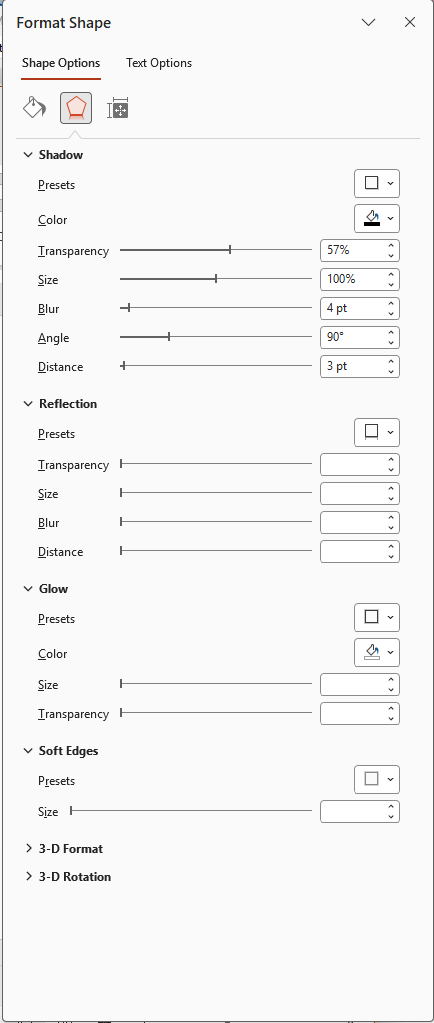
#> input picture properties/ShapeOptions - Effects.png, 434 x 1023 px
$ python -i accuracy.py   (imports and definitions only)   (older library calls are emulated)
#> lines starting #> are read from the running program, lines starting #| are printed output that depends on the picture
"""
accuracy.py

Measure how well an extracted PictoSync annotation set matches the original
image it was extracted from, with NO human-labelled ground truth. The source
image itself is the reference: a good extraction puts its shape outlines on the
image's real edges and gives each shape the colour that actually sits under it.

The measure is deliberately *decomposed and signed* so a future optimiser can do
gradient descent on it:

  * Four component scores -- ``rect``, ``line``, ``text``, ``color`` -- each with
    an absolute error in ``[0, 1]`` (0 = perfect) AND a *direction*: the signed
    nudge that would reduce that error. For geometry that direction is a pixel
    vector ``(dx, dy)`` (and per shape), pointing the way the shape should move
    to land on the nearest real edge; for colour it is a signed RGB delta; for
    text it is a signed count delta (negative = text is missing).
  * One ``composite`` accuracy in ``[0, 1]`` (higher = better), the
    weight-averaged complement of the component errors over whatever components
    could be measured (text is skipped if the Tesseract binary is absent).

How geometry is scored (no ground truth needed): the original image is reduced
to a Canny edge map; its distance transform ``dt`` gives, at every pixel, the
distance to the nearest real edge. Each predicted shape outline is rasterised;
the mean of ``dt`` under that outline is the shape's chamfer error (how far it
floats off real structure), and ``-grad(dt)`` averaged under the outline is the
direction to move it back onto structure. Colour is the mean original pixel
under each shape's (rotated) fill mask versus the declared fill colour.

Run standalone:
    python accuracy.py <result.json> <image.png> [--overlay out.png]
"""

from __future__ import annotations

import json
import math
import sys
from dataclasses import dataclass, field
from typing import Any, Dict, List, Optional, Sequence, Tuple

import numpy as np

try:  # OpenCV is a project dependency; guard anyway for a clearer message.
    import cv2
except Exception as _exc:  # pragma: no cover - import guard
    raise ImportError(
        "accuracy.py needs OpenCV (opencv-python). pip install opencv-python"
    ) from _exc

from PIL import Image

_BOX_KINDS = {"rect", "roundedrect", "ellipse", "hexagon", "cylinder",
              "blockarrow", "polygon", "text"}

# Default component weights (renormalised over whatever is actually measured).
_DEFAULT_WEIGHTS = {"rect": 0.35, "line": 0.25, "text": 0.20, "color": 0.20}


# --------------------------------------------------------------------------- #
# Result types
# --------------------------------------------------------------------------- #
@dataclass
class ComponentScore:
    """One accuracy dimension.

    Attributes:
        name: "rect" | "line" | "text" | "color".
        error: Absolute error in [0, 1] (0 = perfect, 1 = worst).
        accuracy: ``1 - error`` for convenience.
        direction: Signed "which way to improve" hint. A ``(dx, dy)`` pixel
            vector for geometry, an ``(dr, dg, db)`` tuple for colour, a single
            signed number for text (count delta). Empty when not applicable.
        n: How many items fed this score.
        available: False when the dimension could not be measured (e.g. no OCR).
        detail: Free-form extras (per-shape nudges, counts, notes).
    """
    name: str
    error: float = 0.0
    accuracy: float = 1.0
    direction: Tuple[float, ...] = ()
    n: int = 0
    available: bool = True
    detail: Dict[str, Any] = field(default_factory=dict)


@dataclass
class AccuracyReport:
    """Full comparison of one extraction against its source image."""
    composite: float
    components: Dict[str, ComponentScore]
    image_size: Tuple[int, int]
    weights: Dict[str, float]
    notes: List[str] = field(default_factory=list)

    # [116 lines left out: functions summary, to_dict, _num, _rotated_box_corners, _shape_polygon, _line_points and 1 more, not called in this run]


# --------------------------------------------------------------------------- #
# Core measurement
# --------------------------------------------------------------------------- #
def _edge_distance_field(gray: np.ndarray) -> Tuple[np.ndarray, np.ndarray, np.ndarray, np.ndarray]:
    """Canny edges + distance transform and its gradient.

    Returns:
        ``(edges, dt, gx, gy)`` where ``dt[p]`` is the distance from pixel *p*
        to the nearest edge, and ``(gx, gy) = grad(dt)`` points *away* from the
        nearest edge (so ``-(gx, gy)`` points toward it).
    """
    # Auto thresholds from the median (robust across drawings/photos).
    med = float(np.median(gray))
#> med = 250
    lo = int(max(0, 0.66 * med))
#> lo = 165
    hi = int(min(255, 1.33 * med))
#> hi = 255
    if hi <= lo:
        lo, hi = 50, 150
    edges = cv2.Canny(gray, lo, hi)
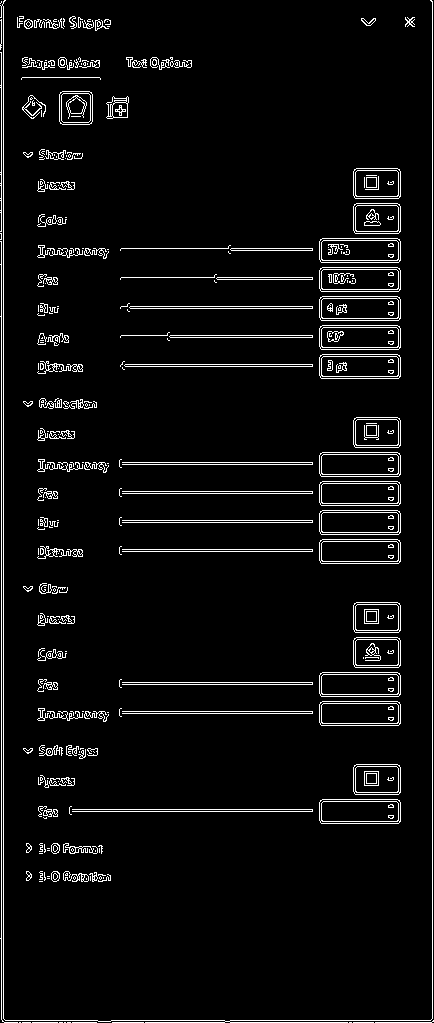
#> edges: shape (1023, 434); 5.1% white in thin lines or dots
    inv = np.where(edges > 0, 0, 255).astype(np.uint8)
#> inv: shape (1023, 434); 94.9% white; black in thin lines or dots
    dt = cv2.distanceTransform(inv, cv2.DIST_L2, 3).astype(np.float32)
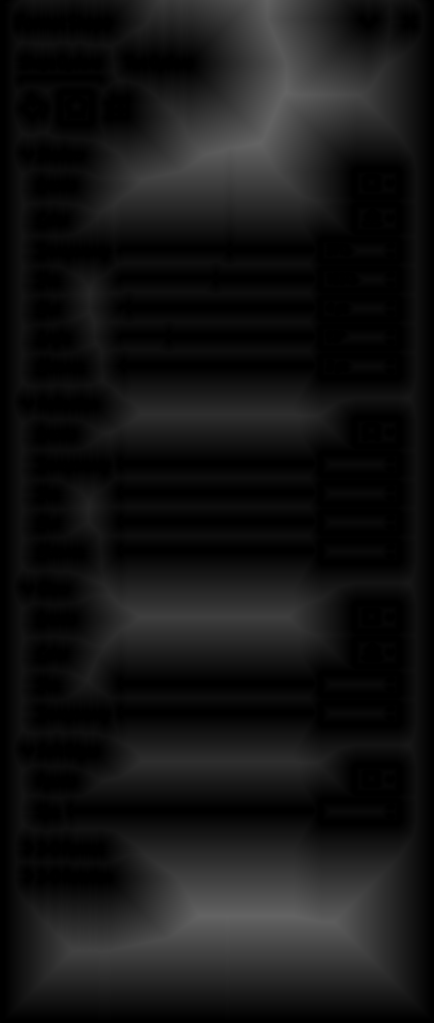
#> dt: shape (1023, 434) float32; min 0, max 101.5, mean 21
    gx = cv2.Sobel(dt, cv2.CV_32F, 1, 0, ksize=3)
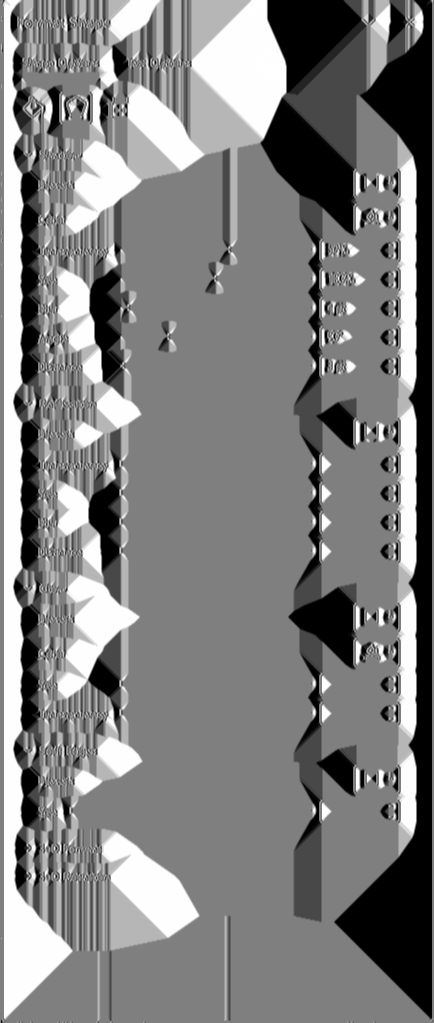
#> gx: shape (1023, 434) float32; min -7.64, max 7.64, mean 8.59e-05; drawn with min black and max white
    gy = cv2.Sobel(dt, cv2.CV_32F, 0, 1, ksize=3)
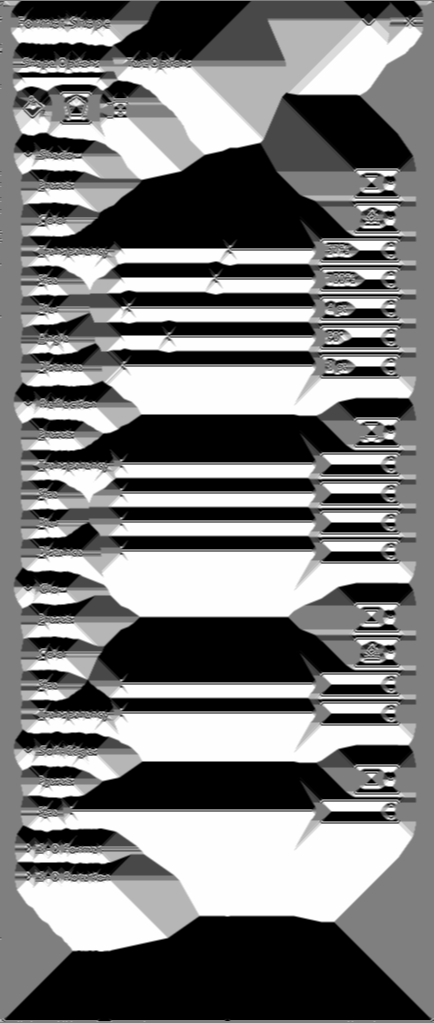
#> gy: shape (1023, 434) float32; min -7.64, max 7.64, mean -0.298; drawn with min black and max white
    return edges, dt, gx, gy


# [297 lines left out: functions _score_mask, _geometry_component, _color_component, _predicted_texts, _text_component, _make_overlay and 3 more, not called in this run]


# [2 lines not run here, left out]

>>> import cv2
>>> picture = cv2.imread('properties/ShapeOptions - Effects.png', cv2.IMREAD_GRAYSCALE)
>>> result = _edge_distance_field(picture)

$ run again, on properties/TextOptions - TextFill&Outline.png
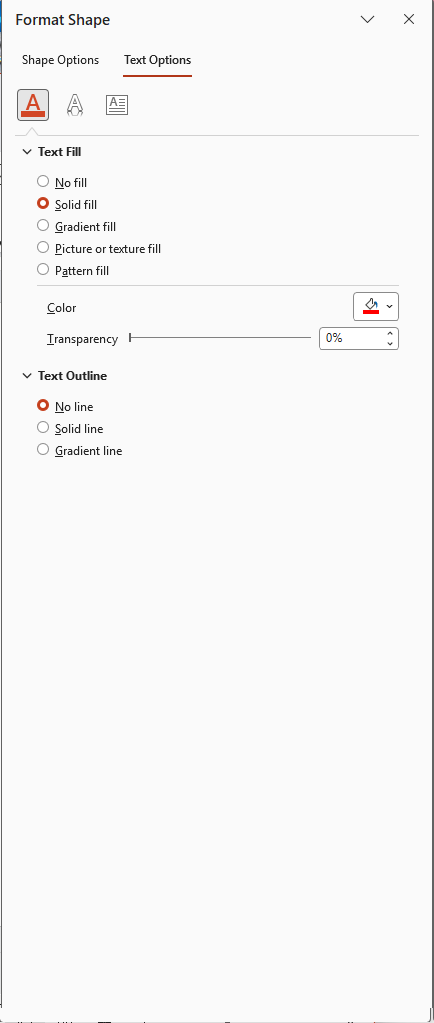
#> input picture properties/TextOptions - TextFill&Outline.png, 434 x 1023 px
#> med = 250
#> lo = 165
#> hi = 255
#> in _edge_distance_field, `edges = cv2.Canny(gray, lo, hi)`:
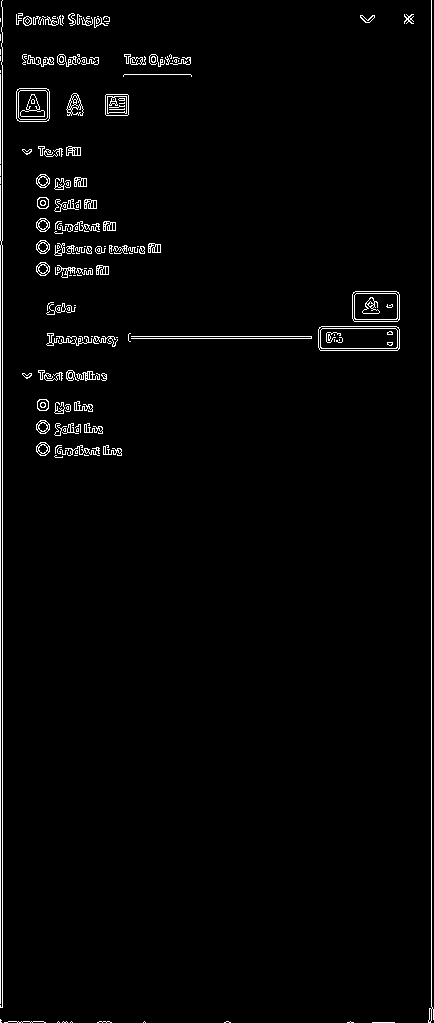
#> edges: shape (1023, 434); 2.2% white in thin lines or dots
#> inv: shape (1023, 434); 97.8% white; black in thin lines or dots
#> in _edge_distance_field, `gy = cv2.Sobel(dt, cv2.CV_32F, 0, 1, ksize=3)`:
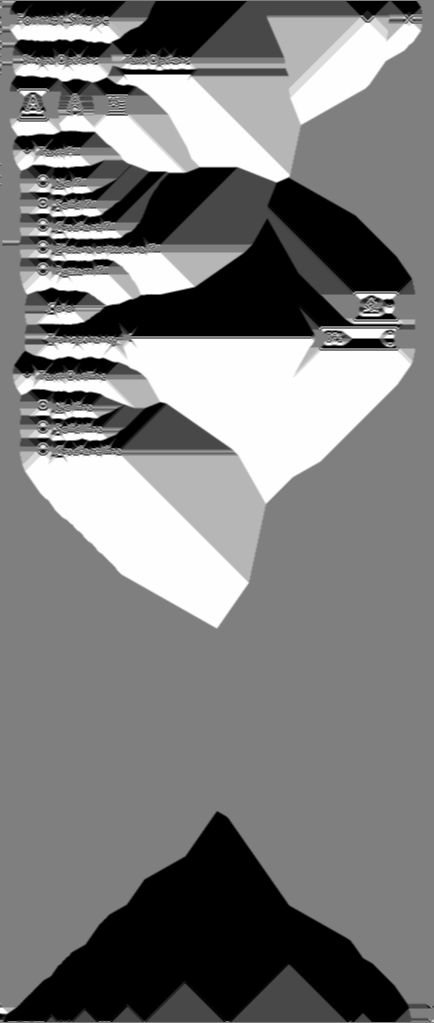
#> gy: shape (1023, 434) float32; min -7.64, max 7.64, mean -0.184; drawn with min black and max white
